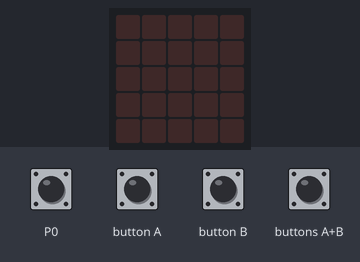
Simulated run of this program. Board: BBC micro:bit (MakeCode). Parts: the board's 5×5 LED display. The test bench sets the inputs (shaded band).

Above: at 1.2 s.
1.3 s: touch pin P0 pressed for 0.15 s
At 3.5 s:
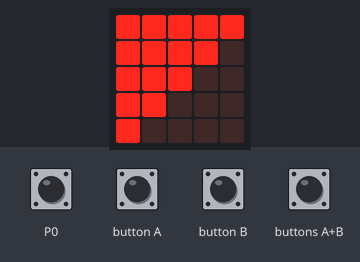
4.3 s: button A pressed for 0.15 s
At 7.0 s:
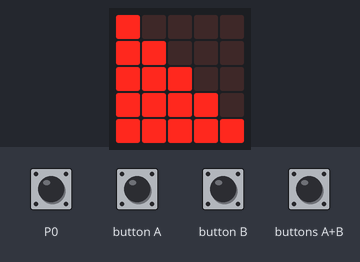
7.3 s: button B pressed for 0.15 s
At 9.3 s:
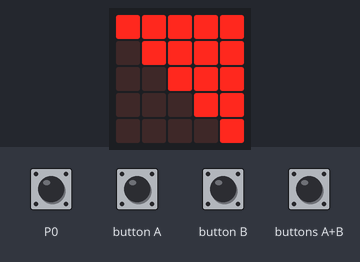
10.3 s: buttons A+B pressed for 0.15 s
At 12.8 s:
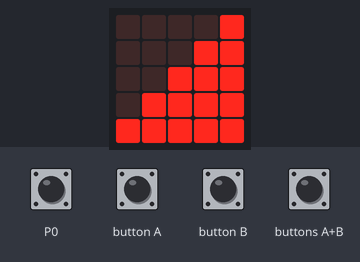
13.3 s: buttons A+B pressed for 1 s
At 14.35 s:
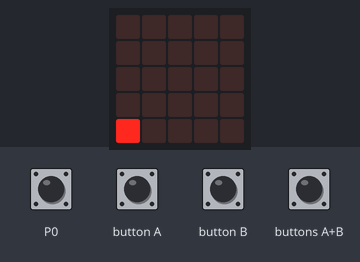

The program:

main.ts
```typescript
input.onPinPressed(TouchPin.P0, function () {
    basic.clearScreen()
    for (let X = 0; X <= 4; X++) {
        for (let Y = 0; Y <= X; Y++) {
            led.plotBrightness(Y, 4 - X, 255)
            basic.pause(100)
        }
    }
})
input.onButtonPressed(Button.A, function () {
    basic.clearScreen()
    for (let X = 0; X <= 4; X++) {
        for (let Y = 0; Y <= X; Y++) {
            led.plotBrightness(Y, X, 255)
            basic.pause(100)
        }
    }
})
input.onButtonPressed(Button.AB, function () {
    basic.clearScreen()
    for (let X = 0; X <= 4; X++) {
        for (let Y = 0; Y <= X; Y++) {
            led.plotBrightness(X, 4 - Y, 255)
            basic.pause(100)
        }
    }
})
input.onButtonPressed(Button.B, function () {
    basic.clearScreen()
    for (let X = 0; X <= 4; X++) {
        for (let Y = 0; Y <= X; Y++) {
            led.plot(X, Y)
            basic.pause(100)
        }
    }
})
```

test.ts
```typescript
// 在這裡測試；當此封包作為擴充功能時，將不會編譯此內容。
```

Measured:
- after the input at 1.3 s, the display: first changes after 0.15 s (image 1 shows a later state)
- after the input at 4.3 s, the display: first changes after 0.15 s (image 2 shows a later state)
- after the input at 7.3 s, the display: first changes after 0.15 s (image 3 shows a later state)
- after the input at 10.3 s, the display: first changes after 0.15 s (image 4 shows a later state)
- after the input at 13.3 s, the display: changes after 1.0 s (image 5)
